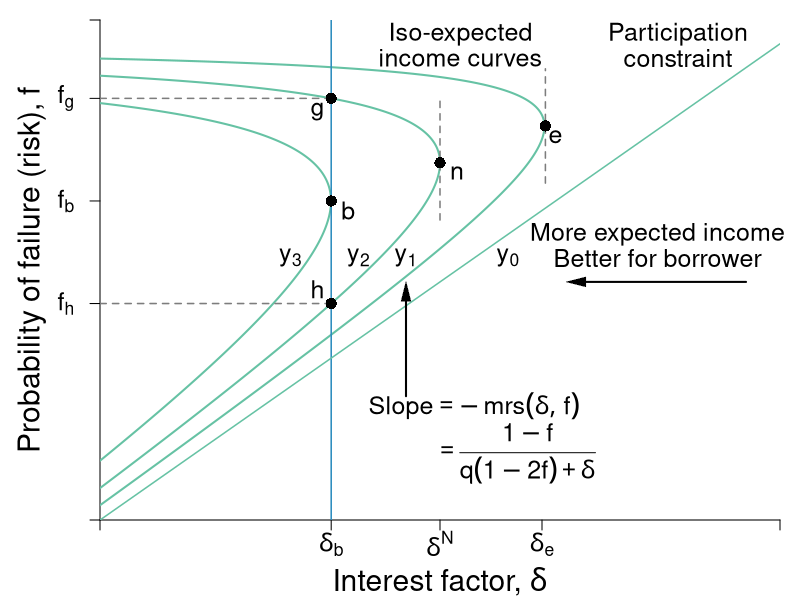

This chart was generated by the following R code:
#Graph Designer: Simon Halliday
#Authors: Bowles, Foley and Halliday
#Title: Coordination, Conflict and Competition: A Text in Microeconomics

library(shape)
pdf(file = "credit/non_contractual_brf_part_a.pdf", width = 8, height = 6)

#Set parameters for graphics
axislabelsize <- 1.8
labelsize <- 1.5
namesize <- 1.8
annotatesize <- 1.5
graphlinewidth <- 2
segmentlinewidth <- 1.5

COL <- c("#7fc97f", "#beaed4", "#fdc086", "#ffff99", "#386cb0", "#f0027f", "#bf5b17", "#666666")
COLA <- c("#e0f3db", "#99d8c9","#66c2a4","#41ae76", "#238b45", "#005824")
COLB <- c("#c6dbef", "#4eb3d3", "#2b8cbe", "#0868ac","#084081")
grays <- gray.colors(25, start = 1, end = 0)

#Edited the margins to cater for the larger LHS labels
par(mar =  c(4, 5, 1, 1))

brfFn <- function(delta, mu = 1) {
  .5 + (delta / (2 * mu)) 
}

isoreturnFn <- function(delta, pi=0.125) {
  1 - (pi)/delta
}


yFn <- function(d1, f1, mu = 1){
  mu*f1*(1 - f1) - d1*(1 - f1)
}

ylow <- function(delta, mu = 1, ybar = 0.03){
  (-sqrt(delta^2 - 2*delta*mu + mu^2 - 4*mu*ybar) + delta + mu)/(2*mu)
}

yhigh <- function(delta, mu = 1, ybar = 0.03){
  (sqrt(delta^2 - 2*delta*mu + mu^2 - 4*mu*ybar) + delta + mu)/(2*mu)
}

xlims <- c(0, 1)
ylims <- c(0, 1.05)

npts <- 501 
d1 <- seq(xlims[1], xlims[2], length.out = npts)
f1 <- seq(ylims[1], ylims[2], length.out = npts) 
a <- c(0.03, 0.0625, 0.109)

plot(0, 0, xlim = xlims, ylim = ylims, type = "n",
     xlab = expression(paste("")),
     ylab = expression(paste("")), 
     xaxt = "n", 
     yaxt = "n", 
     cex.lab = axislabelsize, 
     bty = "n", 
     xaxs="i", 
     yaxs="i"
)


# ticksy <- seq(from = 0, to = ylims[2], by = 0.1)
# ylabels <- seq(from = 0, to = ylims[2], by = 0.1)
# ticksx <- seq(from = 0, to = xlims[2], by = 0.1)
# xlabels <- seq(from = 0, to = xlims[2], by = 0.1)
#ticksy <- c(ylims[1], 0.5, brfFn(delta = 0.34), brfFn(delta = 0.5), brfFn(delta = 0.65), yhigh(delta = 0.5), ylims[2])
#ticksy <- c(ylims[1], 0.5, brfFn(delta = 0.34), NA, brfFn(delta = 0.5), NA, NA, ylims[2])
ticksy <- c(ylims[1], NA, NA, ylow(delta = 0.34, ybar = 0.0625), brfFn(delta = 0.34), NA, yhigh(delta = 0.34, ybar = 0.0625), ylims[2])

ylabels <- c(NA, NA, NA, NA,NA,NA, NA, NA)
#ylabels <- c(NA, expression(paste(f == frac(1,2))), expression(paste(f^d)), expression(paste(f*(delta^L) )),  expression(paste(f*(delta^n) == frac(3,4))),expression(paste(f*(delta^H) )), expression(paste(f^e)), NA)
ticksx <- c(xlims[1], 0.34, 0.5, 0.65, xlims[2])
xlabels <- c(NA,  expression(paste(delta[b])), expression(paste(delta^N)), expression(paste(delta[e])), NA)

axis(1, at = ticksx, pos = 0, labels = xlabels, cex.axis = labelsize)
axis(2, at = ticksy, pos = 0, labels = ylabels, las = 1,cex.axis = labelsize)

#ylabels <- c(NA, expression(paste(f == frac(1,2))), expression(paste(f^d)), expression(paste(f*(delta^L) )),  expression(paste(f*(delta^n) == frac(3,4))),expression(paste(f*(delta^H) )), expression(paste(f^e)), NA)
#text(-0.08, 0.45, expression(paste(f == frac(1,2))), cex = labelsize, xpd =TRUE)

text(-0.05, ylow(delta = 0.34, ybar = 0.0625), expression(paste(f[h])), cex = labelsize, xpd =TRUE)
#text(-0.07, 0.665, expression(paste(f*(delta^L) )), cex = labelsize, xpd =TRUE)
#text(-0.105, 0.753, expression(paste(f*(delta^N) ==frac(3,4) )), cex = labelsize, xpd =TRUE)
#text(-0.07, 0.832, expression(paste(f*(delta^n))), cex = labelsize, xpd =TRUE)
#text(-0.07, 0.93, expression(paste(f*(delta^H) )), cex = labelsize, xpd =TRUE)
text(-0.05, brfFn(delta = 0.34), expression(paste(f[b])), cex = labelsize, xpd =TRUE)
text(-0.05, yhigh(delta = 0.34, ybar = 0.0625), expression(paste(f[g])), cex = labelsize, xpd =TRUE)
# y-labels with numeric values
# text(-0.0905, 0.48, expression(paste(frac(1,2) == f)), cex = labelsize, xpd =TRUE)
# text(-0.05, 0.58, expression(paste(0.57 == f^d)), cex = labelsize, xpd =TRUE)
# text(-0.07, 0.66, expression(paste(0.67 == f*(delta^L) )), cex = labelsize, xpd =TRUE)
# text(-0.105, 0.76, expression(paste(frac(3,4) == f*(delta^n))), cex = labelsize, xpd =TRUE)
# text(-0.07, 0.84, expression(paste(0.83 == f*(delta^n) )), cex = labelsize, xpd =TRUE)
# text(-0.07, 0.93, expression(paste(0.93 == f*(delta^H) )), cex = labelsize, xpd =TRUE)
# text(-0.05, 1.05, expression(paste(1.05f^e)), cex = labelsize, xpd =TRUE)


npts <- 503 
xx1 <- seq(xlims[1], xlims[2], length.out = npts)
xx2 <- seq(0, 1, length.out = npts)

#Draw the graphs
#lines(xx1, brfFn(xx1), col = COLA[4], lwd = graphlinewidth)

#Axis labels
mtext(expression(paste("Interest factor, ", delta)), side = 1, line = 3, cex = axislabelsize)
text(-0.1, 0.5*(ylims[2]), expression(paste("Probability of failure (risk), ", f)), xpd = TRUE, cex = axislabelsize, srt = 90) 

#Contour lines
contour(d1, f1,
        outer(d1, f1, yFn),
        drawlabels = FALSE,
        col = COLA[3],
        lwd = graphlinewidth,
        levels = a,
        xaxs="i",
        yaxs="i",
        add = TRUE)

segments(0.5, 0.63, 0.5, yhigh(delta = 0.5) - 0.05, lty = 2, col = grays[20] , lwd = segmentlinewidth)
segments(0, yhigh(delta = 0.34, ybar = 0.0625), 0.34, yhigh(delta = 0.34, ybar = 0.0625), lty = 2, col = grays[20] , lwd = segmentlinewidth)
segments(0, ylow(delta = 0.34, ybar = 0.0625), 0.34, ylow(delta = 0.34, ybar = 0.0625), lty = 2, col = grays[20] , lwd = segmentlinewidth)

segments(0.34, 0, 0.34, ylims[2], lty = 1, col = COLB[3], lwd = segmentlinewidth)
segments(0.655, brfFn(delta = 0.655) - 0.12, 0.655, brfFn(delta = 0.655) + 0.12, lty = 2, col = grays[20] , lwd = segmentlinewidth)

segments(0, 0, 1, 1, lty = 1, col = COLA[3] , lwd = segmentlinewidth)

# 
# segments(8, 0, 8,indiffA(x = 8)  , lty = 2, col = "gray" , lwd = segmentlinewidth)
# segments(0, indiffA(x = 8) , 8,indiffA(x = 8)  , lty = 2, col = "gray" , lwd = segmentlinewidth)

text(0.5+ 0.025, brfFn(delta = 0.5) - 0.02, expression(paste(n)), cex = labelsize)
points(0.5, brfFn(delta = 0.5), pch = 16, col = "black", cex = 1.5)
text(0.34+ 0.025, brfFn(delta = 0.34) - 0.02, expression(paste(b)), cex = labelsize)
points(0.34, brfFn(delta = 0.34), pch = 16, col = "black", cex = 1.5)
text(0.65 + 0.02, brfFn(delta = 0.65) - 0.02, expression(paste(e)), cex = labelsize)
points(0.655, brfFn(delta = 0.655), pch = 16, col = "black", cex = 1.5)

#Points g and h on the Nash iso-expected income
#but on the lower delta for delta[b]
text(0.34 - 0.02, ylow(delta = 0.34, ybar = 0.0625) + 0.03, expression(paste(h)), cex = labelsize)
points(0.34, ylow(delta = 0.34, ybar = 0.0625), pch = 16, col = "black", cex = 1.5)
text(0.34 - 0.02, yhigh(delta = 0.34, ybar = 0.0625) - 0.028, expression(paste(g)), cex = labelsize)
points(0.34, yhigh(delta = 0.34, ybar = 0.0625), pch = 16, col = "black", cex = 1.5)



text(0.53, 1.02, expression(paste("Iso-expected")), cex = labelsize)
text(0.53, 0.97, expression(paste("income curves")), cex = labelsize)
#text(0.3, 1.01, expression(paste(y[1] == y^L)), cex = labelsize)
#text(0.3, 0.88, expression(paste(y[2] == y^{NE})), cex = labelsize)
#text(0.2, 0.75, expression(paste(y[3] == y^H)), cex = labelsize)

text(0.6, 0.55, expression(paste(y[0])), cex = labelsize)
text(0.45, 0.55, expression(paste(y[1])), cex = labelsize)
text(0.38, 0.55, expression(paste(y[2])), cex = labelsize)
text(0.28, 0.55, expression(paste(y[3])), cex = labelsize)
text(0.55, 0.24, expression(paste("Slope", phantom() == -mrs(delta, f))), cex = labelsize)
text(0.61, 0.14, expression(paste(phantom() == frac(1 - f, q*(1 - 2*f) + delta))), cex = labelsize)
Arrows(0.45, 0.26, 0.45, 0.48, col = "black", lty = 1, lwd = 2, arr.type = "triangle", arr.lwd = 0.5)


text(0.82, 0.6, expression(paste("More expected income")), cex = labelsize, xpd = TRUE)
text(0.82, 0.55, expression(paste("Better for borrower")), cex = labelsize,xpd = TRUE)
Arrows(0.95, 0.5, 0.7, 0.5, col = "black", lty = 1, lwd = 2, arr.type = "triangle", arr.lwd = 0.5)

text(0.85, 1.02, expression(paste("Participation")), cex = labelsize)
text(0.85, 0.97, expression(paste("constraint")), cex = labelsize)



#text(0.85, 0.68, expression(paste("A's Best Response")), cex = labelsize, xpd  = TRUE)
#text(0.85, 0.63, expression(paste("function")), cex = labelsize, xpd  = TRUE)
#text(0.86, 0.55, expression(paste("Slope ", phantom() == frac(1, 2*q))), cex = labelsize, xpd  = TRUE)
#Arrows(0.85, 0.73, 0.85, 0.89, col = "black", lty = 1, lwd = 2, arr.type = "triangle", arr.lwd = 0.5)

dev.off()
